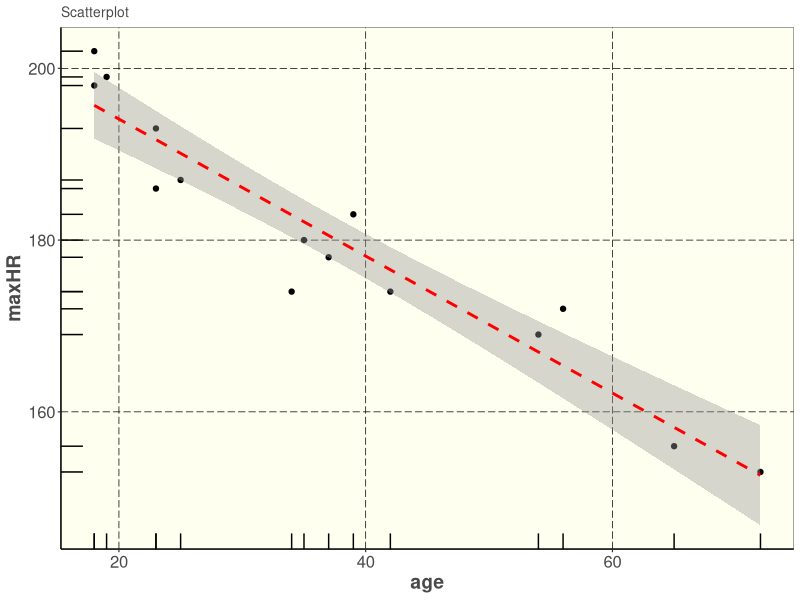

This chart was generated by the following R code:
## ---- chunk 1
require(ggplot2)
require(readr)
## ---- chunk 2
JHT <-function(){
  color.plot.area = "ivory"
  color.background = "white"
  color.grid.major = "black"
  color.axis.text = "gray29"
  color.axis.title = "gray29"
  color.title = "gray29"

  theme_bw(base_size=9) +
    theme(panel.background=element_rect(fill=color.plot.area, color=color.plot.area)) +
    theme(plot.background=element_rect(fill=color.background, color=color.background)) +
    theme(panel.border=element_rect(color="gray20", size = 0.15)) +
    theme(panel.grid.major=element_line(color=color.grid.major,size=.25, 
                                        linetype = "longdash")) + 
    theme(axis.line = element_line(color=color.grid.major, size = .5))+
    theme(panel.grid.minor=element_blank()) +
    theme(plot.title=element_text(color=color.title, size=10)) +
    theme(axis.text.x=element_text(size=12,color=color.axis.text)) +
    theme(axis.text.y=element_text(size=12,color=color.axis.text)) +
    theme(axis.title.x=element_text(size=14,color=color.axis.title, face = "bold")) +
    theme(axis.title.y=element_text(size=14,color=color.axis.title, face = "bold")) 
}
## ---- chunk 3
age <- c(18, 23, 25, 35, 65, 54, 34, 56, 72, 19, 23, 42, 18, 39, 37)
maxHR <- c(202, 186, 187, 180, 156, 169, 174, 172, 153, 199, 193, 174, 198, 183, 178)

HR.data <- as.data.frame(cbind(age, maxHR))
## ---- chunk 4
# lm formula uses the order "response ~ terms" or "dependent variable ~ independent variable"
(HR.model <- lm(maxHR ~ age, data = HR.data))
## ---- chunk 5
summary(HR.model)

0.05 > 3.848e-08
## ---- chunk 6
# note that the method="lm", so this plot is equivalent to the above 
ggplot(data = HR.data, aes(x = age, y = maxHR)) +geom_point() + JHT()+ geom_smooth(method="lm", color="red", linetype=2) + geom_rug() + ggtitle("Scatterplot")
## ---- chunk 7
col.names = c("displacement", "horsepower", "weight", "acceleration", "mpg")
cars <- read_csv(file="auto-mpg.csv", col_names=col.names)
## ---- chunk 8
cars.sample <- cars[sample(nrow(cars), 40), ]

cars.sample.model <- lm(mpg ~ displacement + horsepower + weight + acceleration, data = cars.sample)
## ---- chunk 9
summary(cars.sample.model)$coefficients
## ---- chunk 10
cars.model <- lm(mpg ~ displacement + horsepower + weight + acceleration, data = cars)
